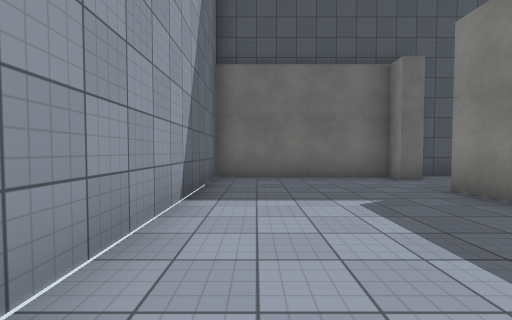
View 1 (above)

24 first-person views from a walk through a scene from a Unity 3-D project. The camera is 1.3 m above the floor, tilts 2° down and sees 90° across. The floor is counted in squares, 2 m on a side. Each view is taken from the middle of a square. On the plan, view 1 faces up. The plan holds only what a view shows up to about 9 squares ahead; the rest is blank. The player character is not drawn. Surface patterns are stand-ins for the level's own textures.

View 2
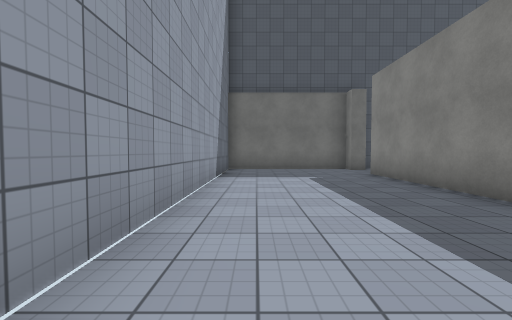

View 3
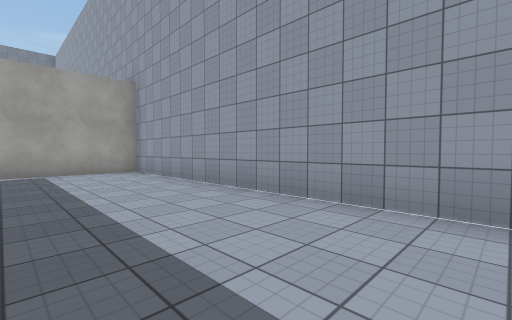

View 4
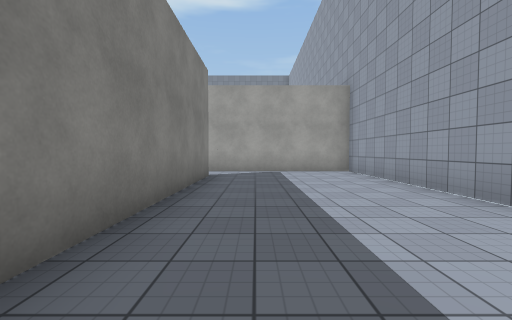

View 5
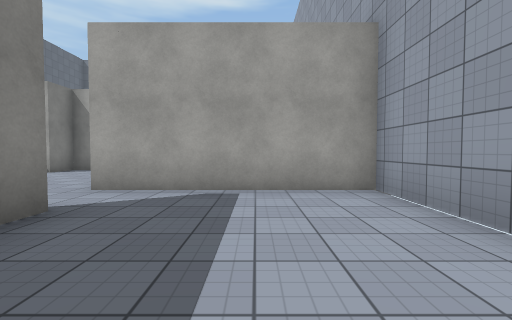

View 6
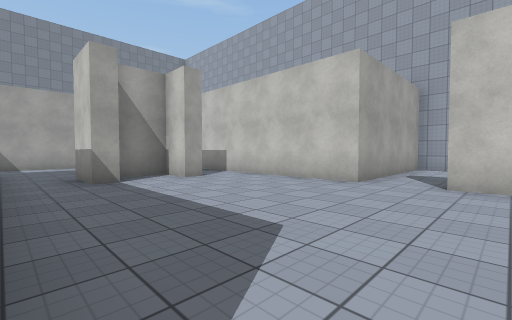

View 7
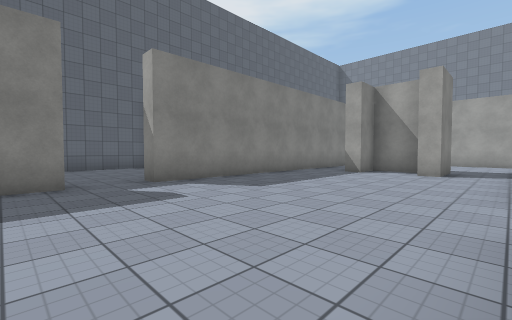

View 8
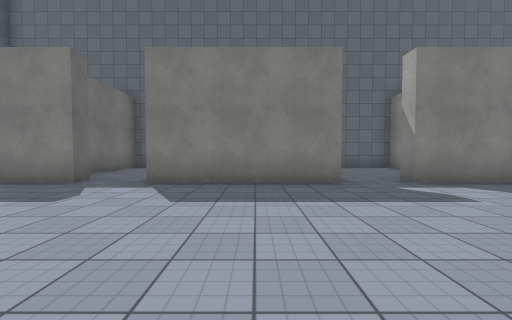

View 9
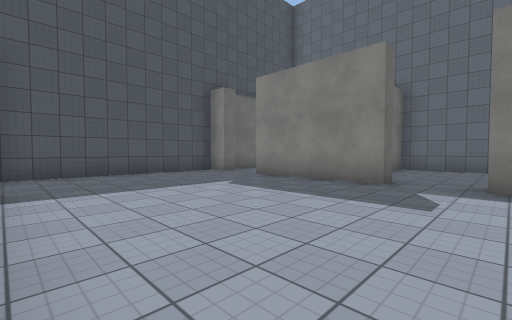

View 10
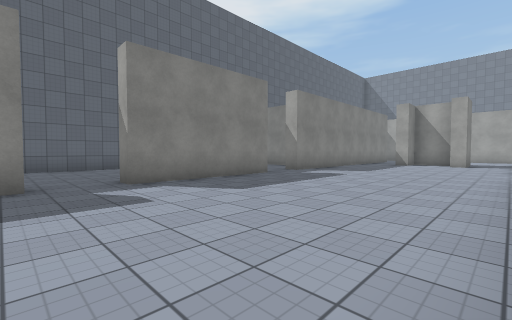

View 11
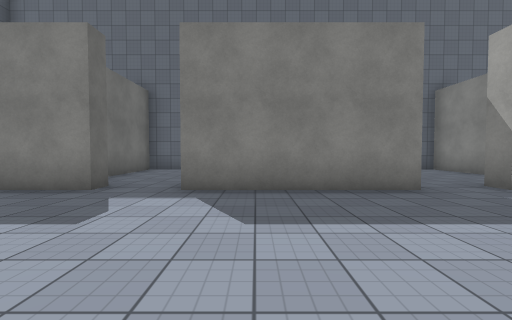

View 12
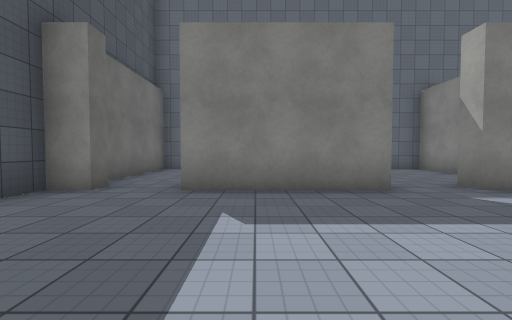

View 13
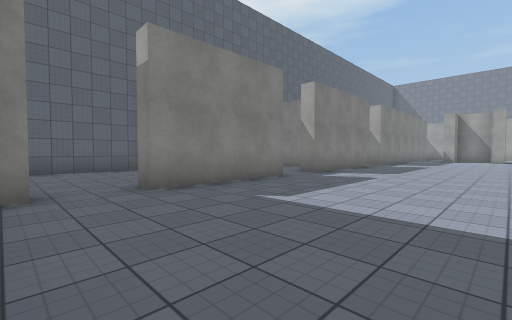

View 14
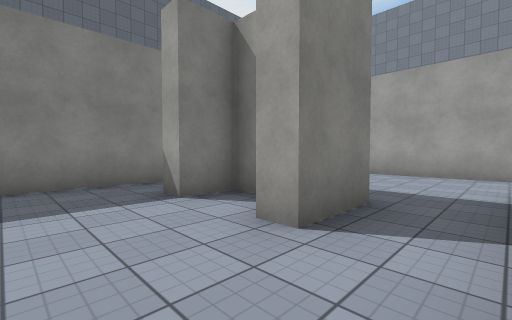

View 15
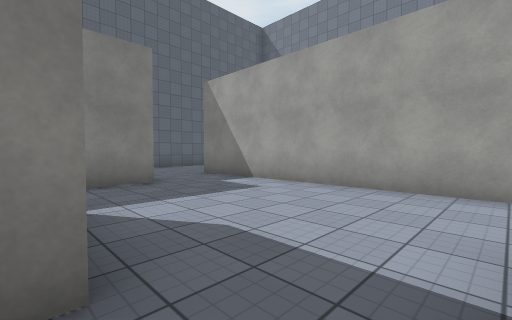

View 16
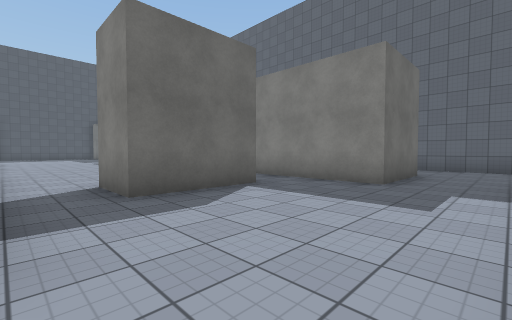

View 17
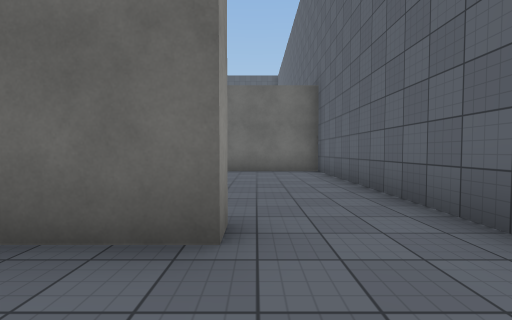

View 18
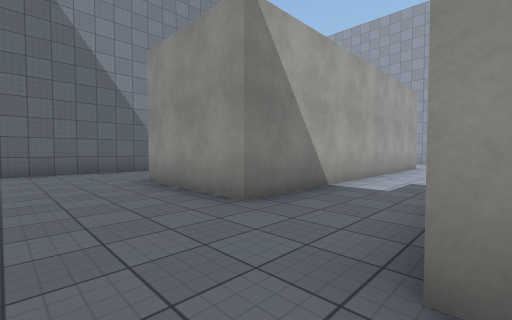

View 19
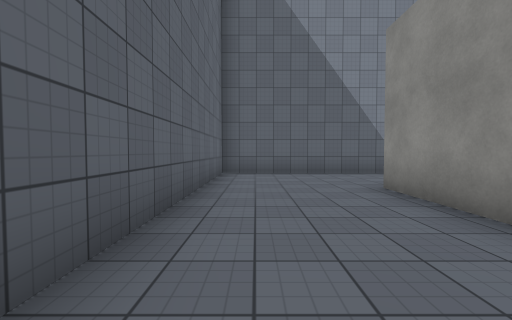

View 20
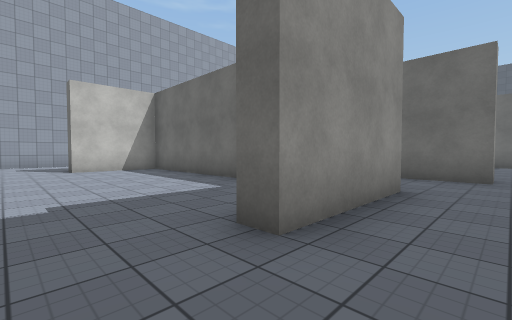

View 21
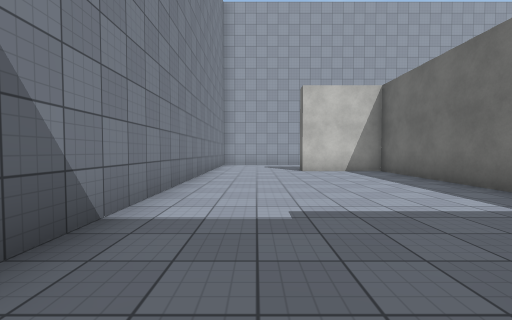

View 22
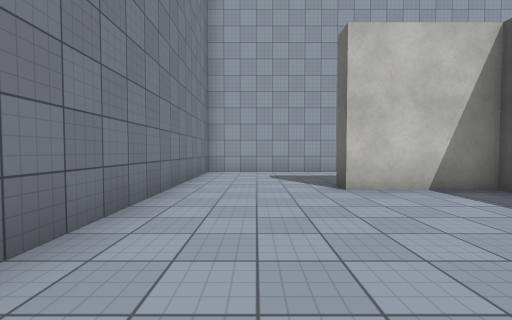

View 23
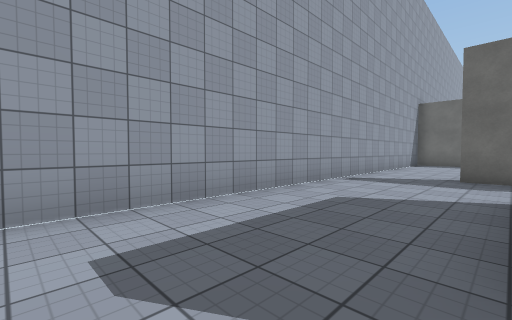

View 24
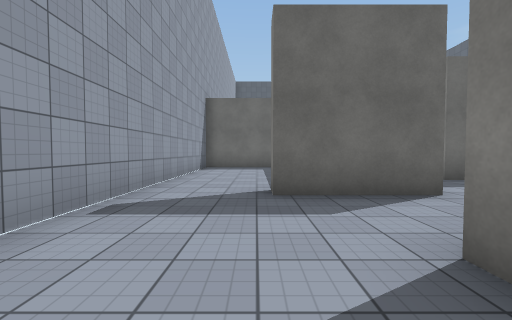

### Floor plan
Ten units are one square. View 1 is at (0, 0); x grows to the right and y downward. Boxes are objects, and circles mark ways between rooms. Rooms are numbered by the first view taken in them; rooms with no view inside come last. Other rooms are left out.
<svg viewBox="-15 -70 160 310">
<path fill="none" stroke="#000" d="M32 68 33 -42M33 -57 33 -62 -10 -62 -10 82 37 82M37 59 37 68M92 49 92 8 98 8M98 -7 92 -7 92 -42 98 -42M37 82 37 116M52 118 57 118 57 128 72 128 72 118 77 118M39 -57 33 -57M92 115 92 63 98 63M98 -57 92 -57 92 -65 40 -65M92 152 92 115M77 118 77 133 52 133 52 118M28 175 85 175M37 116 37 135M74 180 28 180 28 205 22 205M85 175 107 175 107 205 102 205M23 179 23 174M39 152 13 152M117 148 117 152 92 152M-10 101 -10 235 140 235 140 145M122 28 140 28 140 -17 112 -17M119 82 140 82 140 54M140 -26 140 -62 105 -62M140 145 140 88 110 88"/>
<circle cx="30" cy="-50" r="3" fill="#2a7"/>
<circle cx="30" cy="75" r="3" fill="#2a7"/>
<circle cx="40" cy="125" r="3" fill="#2a7"/>
<circle cx="80" cy="125" r="3" fill="#2a7"/>
<circle cx="90" cy="0" r="3" fill="#2a7"/>
<circle cx="90" cy="55" r="3" fill="#2a7"/>
<circle cx="90" cy="-50" r="3" fill="#2a7"/>
<circle cx="25" cy="165" r="3" fill="#2a7"/>
<circle cx="95" cy="165" r="3" fill="#2a7"/>
<circle cx="125" cy="150" r="3" fill="#2a7"/>
<text x="10" y="10">1</text>
<text x="60" y="30">2</text>
<text x="60" y="150">3</text>
<text x="60" y="190">4</text>
<text x="110" y="0">5</text>
<text x="110" y="60">6</text>
<text x="110" y="-50">7</text>
<text x="110" y="120">8</text>
</svg>
Room 1 opens to room 2. Room 2 opens to room 3. Room 2 opens to room 5. Room 2 opens to room 6. Room 2 opens to room 7. Room 3 opens to room 4. Room 4 opens to room 8.

Where each view was taken, in squares from view 1:
view 1: 0 up, 0 right, facing up
view 2: 3 down, 0 right, facing up
view 3: 0 up, 2 right, facing down-left
view 4: 0 up, 2 right, facing down
view 5: 4 down, 1 right, facing down
view 6: 6 down, 9 right, facing down-left
view 7: 4 down, 4 right, facing down-right
view 8: 3 down, 4 right, facing right
view 9: 1 down, 4 right, facing up-right
view 10: 1 up, 4 right, facing down-right
view 11: 2 down, 5 right, facing right
view 12: 3 up, 5 right, facing right
view 13: 6 up, 5 right, facing down-right
view 14: 10 down, 4 right, facing down-right
view 15: 13 down, 4 right, facing down-right
view 16: 17 down, 4 right, facing up-right
view 17: 17 down, 12 right, facing up
view 18: 15 down, 13 right, facing down-left
view 19: 16 down, 13 right, facing down
view 20: 22 down, 12 right, facing up-left
view 21: 22 down, 11 right, facing left
view 22: 22 down, 7 right, facing left
view 23: 22 down, 2 right, facing up-left
view 24: 19 down, 1 right, facing up
